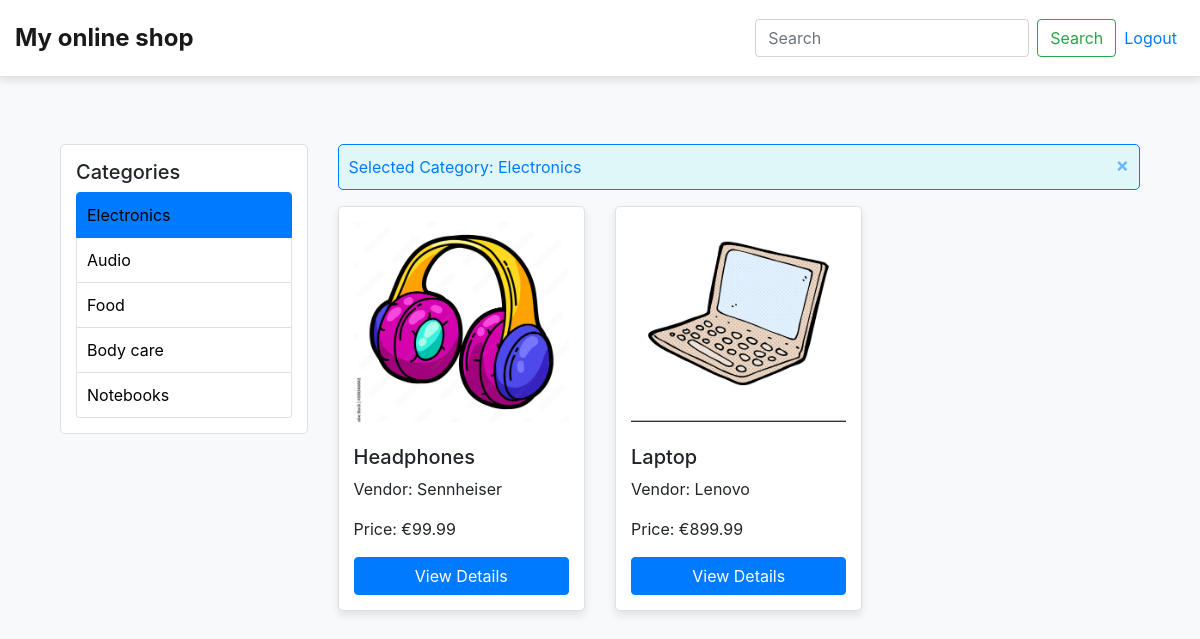
/category/electronics/?q= (signed in), run on the app's committed database.
### online_shop_app/models.py (models this page shows, shortened)
class Category(models.Model):
    category_id = models.AutoField(primary_key=True)
    name = models.CharField(max_length=255)
    slug = models.SlugField(max_length=255, unique=True, blank=True, null=True)

class Product(models.Model):
    product_id = models.AutoField(primary_key=True)
    name = models.CharField(max_length=200)
    slug = models.SlugField(max_length=200, unique=True, blank=True)  # Ensure slug is unique and not blank
    image = models.ImageField(upload_to='product_images/', blank=True, null=True)
    vendor = models.CharField(max_length=100)
    price = models.DecimalField(max_digits=10, decimal_places=2)
    description = models.TextField()

### online_shop_app/views.py (the view)
# urls.py: path('category/<slug:slug>/', views.category_view, name='category_view'),
def category_view(request, slug):
    if slug == 'all':
        products = Product.objects.all()
        selected_category = None
    else:
        category = get_object_or_404(Category, slug=slug)
        product_categories = ProductCategory.objects.filter(category=category)
        products = [pc.product for pc in product_categories]
        selected_category = category
    categories = Category.objects.all()
    return render(request, 'online_shop_app/home.html', {
        'products': products,
        'categories': categories,
        'selected_category': selected_category  # Track the selected category
    })

### online_shop_app/templates/online_shop_app/home.html (shortened to what this page needs)
{% extends "online_shop_app/layout.html" %}
{% load static %}
{% block content %}
    <div class="container mt-5">
        <div class="row">
            <div class="col-md-3">
                <div class="category-list">
                    <h5 class="d-none d-md-block">Categories</h5>
                    <div class="collapse d-md-block" id="categoryCollapse">
                        <ul class="list-group">
                            {% for category in categories %}
                                <li class="list-group-item category-item {% if selected_category == category %}active{% endif %}">
                                    <a href="{% url 'category_view' slug=category.slug %}?q={{ search_query }}" class="category-link">
                                        {{ category.name }}
                                    </a>
                                </li>
                            {% endfor %}
                        </ul>
                    </div>
                </div>
            </div>
            <div class="col-md-9">
                {% if search_query %}
                    <div class="alert alert-info mb-3">
                        Search Results for "{{ search_query }}"
                    </div>
                {% elif selected_category %}
                    <div class="alert alert-info mb-3">
                        Selected Category: {{ selected_category.name }}
                        <a href="{% url 'category_view' slug='all' %}?q={{ search_query }}" class="close">
                            &times;
                        </a>
                    </div>
                {% endif %}
                <div class="row">
                    {% for product in products %}
                        <div class="col-md-4 mb-4">
                            <div class="product-card">
                                <div class="img-container">
                                    {% if product.image %}
                                        <img src="{{ product.image.url }}" class="img-fluid" alt="{{ product.name }}">
                                    {% else %}
                                        <img src="{% static 'img/default-image.jpg' %}" class="img-fluid" alt="Default image">
                                    {% endif %}
                                </div>
                                <h5 class="mt-2">{{ product.name }}</h5>
                                <p>Vendor: {{ product.vendor }}</p>
                                <p>Price: €{{ product.price }}</p>
                                <a href="{% url 'product_detail' product.slug %}?q={{ search_query }}" class="btn btn-primary btn-block">View Details</a>
                            </div>
                        </div>
                    {% endfor %}
                </div>
            </div>
        </div>
    </div>
{% endblock %}

### static/styles/styles.css (style rules this page uses)
body { background-color: #f8f9fa; }
.container { margin-top: 70px; }
.product-card { background-color: #ffffff; border: 1px solid #e0e0e0; border-radius: 5px; padding: 15px; box-shadow: 0 4px 8px rgba(0, 0, 0, 0.1); display: flex; flex-direction: column; height: 100%; overflow: hidden; }
.product-card .img-container { min-height: 200px; max-height: 200px; overflow: hidden; margin-bottom: 15px; }
.product-card img { width: 100%; height: 100%; object-fit: cover; }
.category-list { background-color: #ffffff; border: 1px solid #e0e0e0; border-radius: 5px; padding: 15px; margin-bottom: 30px; }
.category-item { padding: 0; cursor: pointer; }
.category-link { display: block; width: 100%; padding: 10px; text-decoration: none; color: #000; }
.btn-primary { background-color: #007bff; border-color: #007bff; }
.alert-info { background-color: #e0f7fa; color: #007bff; border: 1px solid #007bff; border-radius: 5px; padding: 10px; }
.close { color: #007bff; text-decoration: none; font-size: 20px; float: right; }

### data on the page
Category: name "Electronics"
Category: name "Audio"
Category: name "Food"
Category: name "Body care"
Category: name "Notebooks"
Product: image (picture), name "Headphones", vendor "Sennheiser", price "99.99"
Product: image (picture), name "Laptop", vendor "Lenovo", price "899.99"
